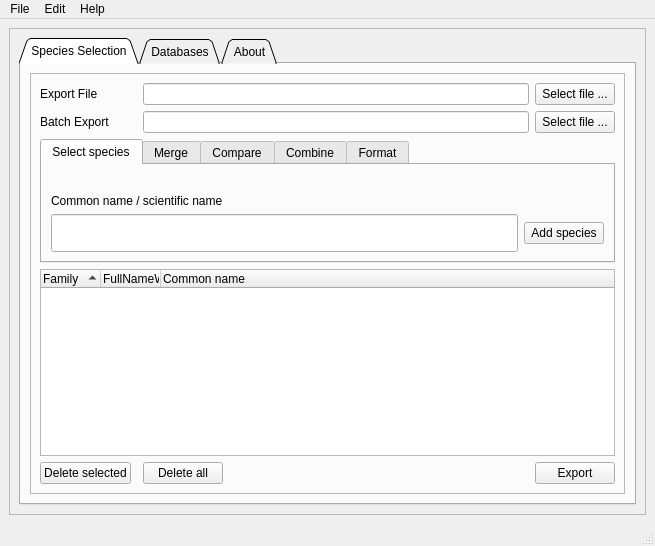
<?xml version="1.0" encoding="UTF-8"?>
<ui version="4.0">
 <class>MainWindow</class>
 <widget class="QMainWindow" name="MainWindow">
  <property name="geometry">
   <rect>
    <x>0</x>
    <y>0</y>
    <width>655</width>
    <height>546</height>
   </rect>
  </property>
  <property name="sizePolicy">
   <sizepolicy hsizetype="Minimum" vsizetype="Minimum">
    <horstretch>0</horstretch>
    <verstretch>0</verstretch>
   </sizepolicy>
  </property>
  <property name="minimumSize">
   <size>
    <width>450</width>
    <height>450</height>
   </size>
  </property>
  <property name="windowTitle">
   <string>checklister: a species checklist generator</string>
  </property>
  <widget class="QWidget" name="centralwidget">
   <layout class="QGridLayout" name="gridLayout">
    <item row="0" column="1">
     <widget class="QScrollArea" name="scrollArea">
      <property name="frameShadow">
       <enum>QFrame::Plain</enum>
      </property>
      <property name="widgetResizable">
       <bool>true</bool>
      </property>
      <widget class="QWidget" name="scrollAreaWidgetContents">
       <property name="geometry">
        <rect>
         <x>0</x>
         <y>0</y>
         <width>629</width>
         <height>524</height>
        </rect>
       </property>
       <layout class="QGridLayout" name="gridLayout_4">
        <item row="1" column="0">
         <widget class="QTabWidget" name="tabWidget">
          <property name="minimumSize">
           <size>
            <width>561</width>
            <height>0</height>
           </size>
          </property>
          <property name="autoFillBackground">
           <bool>false</bool>
          </property>
          <property name="tabPosition">
           <enum>QTabWidget::North</enum>
          </property>
          <property name="tabShape">
           <enum>QTabWidget::Triangular</enum>
          </property>
          <property name="currentIndex">
           <number>0</number>
          </property>
          <property name="usesScrollButtons">
           <bool>true</bool>
          </property>
          <property name="documentMode">
           <bool>false</bool>
          </property>
          <property name="tabsClosable">
           <bool>false</bool>
          </property>
          <property name="tabBarAutoHide">
           <bool>true</bool>
          </property>
          <widget class="QWidget" name="SpeciesSelection">
           <attribute name="title">
            <string>Species Selection</string>
           </attribute>
           <layout class="QGridLayout" name="gridLayout_7">
            <item row="0" column="0">
             <widget class="QFrame" name="frame">
              <property name="frameShape">
               <enum>QFrame::StyledPanel</enum>
              </property>
              <property name="frameShadow">
               <enum>QFrame::Raised</enum>
              </property>
              <layout class="QGridLayout" name="gridLayout_2">
               <item row="7" column="2">
                <widget class="QPushButton" name="butDeleteAll">
                 <property name="sizePolicy">
                  <sizepolicy hsizetype="Minimum" vsizetype="Maximum">
                   <horstretch>0</horstretch>
                   <verstretch>0</verstretch>
                  </sizepolicy>
                 </property>
                 <property name="text">
                  <string>Delete all</string>
                 </property>
                </widget>
               </item>
               <item row="1" column="0">
                <widget class="QLabel" name="labelExportFile">
                 <property name="sizePolicy">
                  <sizepolicy hsizetype="Preferred" vsizetype="Minimum">
                   <horstretch>0</horstretch>
                   <verstretch>0</verstretch>
                  </sizepolicy>
                 </property>
                 <property name="text">
                  <string>Export File</string>
                 </property>
                </widget>
               </item>
               <item row="7" column="0">
                <widget class="QPushButton" name="butDeleteSelection">
                 <property name="sizePolicy">
                  <sizepolicy hsizetype="Fixed" vsizetype="Minimum">
                   <horstretch>1</horstretch>
                   <verstretch>0</verstretch>
                  </sizepolicy>
                 </property>
                 <property name="text">
                  <string>Delete selected</string>
                 </property>
                </widget>
               </item>
               <item row="1" column="7">
                <widget class="QPushButton" name="butSelectOutput">
                 <property name="sizePolicy">
                  <sizepolicy hsizetype="Minimum" vsizetype="Fixed">
                   <horstretch>0</horstretch>
                   <verstretch>0</verstretch>
                  </sizepolicy>
                 </property>
                 <property name="toolTip">
                  <string>&lt;html&gt;&lt;head/&gt;&lt;body&gt;&lt;p&gt;Select export checklist file. Supported file formats: Microsoft Word 2007 (.docx), Open document format (.odt), markdown (.md). Default is docx and markdown.&lt;/p&gt;&lt;/body&gt;&lt;/html&gt;</string>
                 </property>
                 <property name="text">
                  <string>Select file ...</string>
                 </property>
                </widget>
               </item>
               <item row="7" column="7">
                <widget class="QPushButton" name="butGenerateSp">
                 <property name="sizePolicy">
                  <sizepolicy hsizetype="Minimum" vsizetype="Maximum">
                   <horstretch>0</horstretch>
                   <verstretch>0</verstretch>
                  </sizepolicy>
                 </property>
                 <property name="styleSheet">
                  <string notr="true"/>
                 </property>
                 <property name="text">
                  <string>Export</string>
                 </property>
                </widget>
               </item>
               <item row="4" column="0" rowspan="3" colspan="8">
                <widget class="QTreeWidget" name="treeWidget">
                 <property name="sizePolicy">
                  <sizepolicy hsizetype="Expanding" vsizetype="Expanding">
                   <horstretch>0</horstretch>
                   <verstretch>0</verstretch>
                  </sizepolicy>
                 </property>
                 <property name="minimumSize">
                  <size>
                   <width>0</width>
                   <height>150</height>
                  </size>
                 </property>
                 <property name="mouseTracking">
                  <bool>false</bool>
                 </property>
                 <property name="alternatingRowColors">
                  <bool>true</bool>
                 </property>
                 <property name="selectionMode">
                  <enum>QAbstractItemView::MultiSelection</enum>
                 </property>
                 <property name="indentation">
                  <number>10</number>
                 </property>
                 <property name="rootIsDecorated">
                  <bool>true</bool>
                 </property>
                 <property name="sortingEnabled">
                  <bool>true</bool>
                 </property>
                 <property name="animated">
                  <bool>true</bool>
                 </property>
                 <attribute name="headerVisible">
                  <bool>true</bool>
                 </attribute>
                 <attribute name="headerDefaultSectionSize">
                  <number>60</number>
                 </attribute>
                 <attribute name="headerHighlightSections">
                  <bool>true</bool>
                 </attribute>
                 <attribute name="headerMinimumSectionSize">
                  <number>5</number>
                 </attribute>
                 <attribute name="headerShowSortIndicator" stdset="0">
                  <bool>true</bool>
                 </attribute>
                 <column>
                  <property name="text">
                   <string>Family</string>
                  </property>
                 </column>
                 <column>
                  <property name="text">
                   <string>FullNameWithAuthors</string>
                  </property>
                 </column>
                 <column>
                  <property name="text">
                   <string>Common name</string>
                  </property>
                 </column>
                </widget>
               </item>
               <item row="7" column="5">
                <spacer name="horizontalSpacer_2">
                 <property name="orientation">
                  <enum>Qt::Horizontal</enum>
                 </property>
                 <property name="sizeHint" stdset="0">
                  <size>
                   <width>40</width>
                   <height>20</height>
                  </size>
                 </property>
                </spacer>
               </item>
               <item row="7" column="6">
                <spacer name="horizontalSpacer_4">
                 <property name="orientation">
                  <enum>Qt::Horizontal</enum>
                 </property>
                 <property name="sizeHint" stdset="0">
                  <size>
                   <width>40</width>
                   <height>20</height>
                  </size>
                 </property>
                </spacer>
               </item>
               <item row="2" column="0">
                <widget class="QLabel" name="labelBatch">
                 <property name="sizePolicy">
                  <sizepolicy hsizetype="Preferred" vsizetype="Minimum">
                   <horstretch>0</horstretch>
                   <verstretch>0</verstretch>
                  </sizepolicy>
                 </property>
                 <property name="text">
                  <string>Batch Export</string>
                 </property>
                </widget>
               </item>
               <item row="2" column="7">
                <widget class="QPushButton" name="butSlist">
                 <property name="sizePolicy">
                  <sizepolicy hsizetype="Minimum" vsizetype="Fixed">
                   <horstretch>0</horstretch>
                   <verstretch>0</verstretch>
                  </sizepolicy>
                 </property>
                 <property name="text">
                  <string>Select file ...</string>
                 </property>
                </widget>
               </item>
               <item row="1" column="2" colspan="5">
                <widget class="QLineEdit" name="lineOutputFilename">
                 <property name="sizePolicy">
                  <sizepolicy hsizetype="Expanding" vsizetype="Fixed">
                   <horstretch>0</horstretch>
                   <verstretch>0</verstretch>
                  </sizepolicy>
                 </property>
                 <property name="text">
                  <string/>
                 </property>
                </widget>
               </item>
               <item row="2" column="2" colspan="5">
                <widget class="QLineEdit" name="lineSlist">
                 <property name="sizePolicy">
                  <sizepolicy hsizetype="Expanding" vsizetype="Fixed">
                   <horstretch>0</horstretch>
                   <verstretch>0</verstretch>
                  </sizepolicy>
                 </property>
                </widget>
               </item>
               <item row="3" column="0" colspan="8">
                <widget class="QTabWidget" name="tabWidget_2">
                 <property name="sizePolicy">
                  <sizepolicy hsizetype="Expanding" vsizetype="Minimum">
                   <horstretch>0</horstretch>
                   <verstretch>0</verstretch>
                  </sizepolicy>
                 </property>
                 <property name="font">
                  <font>
                   <family>Arial</family>
                   <stylestrategy>PreferDefault</stylestrategy>
                  </font>
                 </property>
                 <property name="currentIndex">
                  <number>0</number>
                 </property>
                 <property name="usesScrollButtons">
                  <bool>true</bool>
                 </property>
                 <widget class="QWidget" name="tabSelect">
                  <attribute name="title">
                   <string>Select species</string>
                  </attribute>
                  <layout class="QGridLayout" name="gridLayout_9">
                   <item row="3" column="0">
                    <widget class="QLineEdit" name="lineSpecies">
                     <property name="sizePolicy">
                      <sizepolicy hsizetype="Minimum" vsizetype="Expanding">
                       <horstretch>0</horstretch>
                       <verstretch>1</verstretch>
                      </sizepolicy>
                     </property>
                     <property name="baseSize">
                      <size>
                       <width>0</width>
                       <height>40</height>
                      </size>
                     </property>
                     <property name="font">
                      <font>
                       <family>Arial</family>
                       <pointsize>18</pointsize>
                       <italic>false</italic>
                      </font>
                     </property>
                     <property name="toolTip">
                      <string>&lt;html&gt;&lt;head/&gt;&lt;body&gt;&lt;p&gt;Input species name. Type part of common names/epithets/family to list similar names. &lt;/p&gt;&lt;p&gt;You can press enter or return to add it to the checklist.&lt;/p&gt;&lt;/body&gt;&lt;/html&gt;</string>
                     </property>
                     <property name="autoFillBackground">
                      <bool>false</bool>
                     </property>
                    </widget>
                   </item>
                   <item row="3" column="1">
                    <widget class="QPushButton" name="butAddToTree">
                     <property name="sizePolicy">
                      <sizepolicy hsizetype="Fixed" vsizetype="Fixed">
                       <horstretch>0</horstretch>
                       <verstretch>0</verstretch>
                      </sizepolicy>
                     </property>
                     <property name="text">
                      <string>Add species</string>
                     </property>
                    </widget>
                   </item>
                   <item row="1" column="0">
                    <spacer name="horizontalSpacer_5">
                     <property name="orientation">
                      <enum>Qt::Horizontal</enum>
                     </property>
                     <property name="sizeHint" stdset="0">
                      <size>
                       <width>40</width>
                       <height>20</height>
                      </size>
                     </property>
                    </spacer>
                   </item>
                   <item row="2" column="0">
                    <widget class="QLabel" name="label_5">
                     <property name="sizePolicy">
                      <sizepolicy hsizetype="Preferred" vsizetype="Minimum">
                       <horstretch>0</horstretch>
                       <verstretch>0</verstretch>
                      </sizepolicy>
                     </property>
                     <property name="text">
                      <string>Common name / scientific name</string>
                     </property>
                    </widget>
                   </item>
                  </layout>
                 </widget>
                 <widget class="QWidget" name="tabMerge">
                  <attribute name="title">
                   <string>Merge</string>
                  </attribute>
                  <layout class="QGridLayout" name="gridLayout_5">
                   <item row="0" column="0">
                    <widget class="QLabel" name="labelMerge">
                     <property name="text">
                      <string>To be merged checklists</string>
                     </property>
                    </widget>
                   </item>
                   <item row="1" column="0">
                    <widget class="QLineEdit" name="lineMergeChecklists"/>
                   </item>
                   <item row="1" column="1">
                    <widget class="QPushButton" name="butMergeChecklists">
                     <property name="text">
                      <string>Select file ...</string>
                     </property>
                    </widget>
                   </item>
                   <item row="2" column="1">
                    <widget class="QPushButton" name="butMerge">
                     <property name="text">
                      <string>Merge</string>
                     </property>
                    </widget>
                   </item>
                  </layout>
                 </widget>
                 <widget class="QWidget" name="tabCompare">
                  <attribute name="title">
                   <string>Compare</string>
                  </attribute>
                  <layout class="QGridLayout" name="gridLayout_6">
                   <item row="1" column="1">
                    <widget class="QPushButton" name="butCheckASelect">
                     <property name="text">
                      <string>Select file ...</string>
                     </property>
                    </widget>
                   </item>
                   <item row="1" column="5">
                    <widget class="QPushButton" name="butCheckBSelect">
                     <property name="text">
                      <string>Select file ...</string>
                     </property>
                    </widget>
                   </item>
                   <item row="3" column="1">
                    <widget class="QPushButton" name="butCompare">
                     <property name="text">
                      <string>Compare</string>
                     </property>
                    </widget>
                   </item>
                   <item row="3" column="0">
                    <widget class="QComboBox" name="comboABDifference">
                     <property name="sizePolicy">
                      <sizepolicy hsizetype="Expanding" vsizetype="MinimumExpanding">
                       <horstretch>0</horstretch>
                       <verstretch>0</verstretch>
                      </sizepolicy>
                     </property>
                     <item>
                      <property name="text">
                       <string>A differ B (A - B)</string>
                      </property>
                     </item>
                     <item>
                      <property name="text">
                       <string>B differ A (B - A)</string>
                      </property>
                     </item>
                     <item>
                      <property name="text">
                       <string>A intersects B (A ∩ B )</string>
                      </property>
                     </item>
                     <item>
                      <property name="text">
                       <string>A union B (A ∪ B)</string>
                      </property>
                     </item>
                    </widget>
                   </item>
                   <item row="1" column="3">
                    <spacer name="horizontalSpacer_3">
                     <property name="orientation">
                      <enum>Qt::Horizontal</enum>
                     </property>
                     <property name="sizeHint" stdset="0">
                      <size>
                       <width>40</width>
                       <height>20</height>
                      </size>
                     </property>
                    </spacer>
                   </item>
                   <item row="1" column="2">
                    <spacer name="horizontalSpacer">
                     <property name="orientation">
                      <enum>Qt::Horizontal</enum>
                     </property>
                     <property name="sizeHint" stdset="0">
                      <size>
                       <width>40</width>
                       <height>20</height>
                      </size>
                     </property>
                    </spacer>
                   </item>
                   <item row="1" column="4">
                    <widget class="QLineEdit" name="lineChecklistB"/>
                   </item>
                   <item row="0" column="4">
                    <widget class="QLabel" name="labelChecklistB">
                     <property name="text">
                      <string>Checklist B</string>
                     </property>
                    </widget>
                   </item>
                   <item row="1" column="0">
                    <widget class="QLineEdit" name="lineChecklistA">
                     <property name="sizePolicy">
                      <sizepolicy hsizetype="Minimum" vsizetype="Preferred">
                       <horstretch>0</horstretch>
                       <verstretch>0</verstretch>
                      </sizepolicy>
                     </property>
                    </widget>
                   </item>
                   <item row="0" column="0">
                    <widget class="QLabel" name="labelChecklistA">
                     <property name="text">
                      <string>Checklist A</string>
                     </property>
                    </widget>
                   </item>
                  </layout>
                 </widget>
                 <widget class="QWidget" name="tabCombine">
                  <attribute name="title">
                   <string>Combine</string>
                  </attribute>
                  <layout class="QGridLayout" name="gridLayout_12">
                   <item row="0" column="0">
                    <widget class="QLabel" name="labelCombine">
                     <property name="text">
                      <string>To be combined checklists</string>
                     </property>
                    </widget>
                   </item>
                   <item row="1" column="0">
                    <widget class="QLineEdit" name="lineCombineChecklists"/>
                   </item>
                   <item row="1" column="1">
                    <widget class="QPushButton" name="butCombineChecklists">
                     <property name="text">
                      <string>Select file ...</string>
                     </property>
                    </widget>
                   </item>
                  </layout>
                 </widget>
                 <widget class="QWidget" name="tab_3">
                  <attribute name="title">
                   <string>Format</string>
                  </attribute>
                  <layout class="QGridLayout" name="gridLayout_3">
                   <item row="3" column="1">
                    <widget class="QLineEdit" name="lineExcelColnum">
                     <property name="sizePolicy">
                      <sizepolicy hsizetype="Fixed" vsizetype="Fixed">
                       <horstretch>0</horstretch>
                       <verstretch>0</verstretch>
                      </sizepolicy>
                     </property>
                     <property name="text">
                      <string>1</string>
                     </property>
                    </widget>
                   </item>
                   <item row="3" column="2">
                    <widget class="QCheckBox" name="checkBox">
                     <property name="text">
                      <string>with header</string>
                     </property>
                     <property name="checked">
                      <bool>true</bool>
                     </property>
                    </widget>
                   </item>
                   <item row="0" column="0" colspan="2">
                    <widget class="QLabel" name="labelFormatNames">
                     <property name="text">
                      <string>Choose file to format names:</string>
                     </property>
                    </widget>
                   </item>
                   <item row="3" column="0">
                    <widget class="QLabel" name="labelColNumber">
                     <property name="sizePolicy">
                      <sizepolicy hsizetype="Fixed" vsizetype="Preferred">
                       <horstretch>0</horstretch>
                       <verstretch>0</verstretch>
                      </sizepolicy>
                     </property>
                     <property name="text">
                      <string>Column number</string>
                     </property>
                    </widget>
                   </item>
                   <item row="3" column="3">
                    <widget class="QPushButton" name="butFormatName">
                     <property name="sizePolicy">
                      <sizepolicy hsizetype="Minimum" vsizetype="Fixed">
                       <horstretch>0</horstretch>
                       <verstretch>0</verstretch>
                      </sizepolicy>
                     </property>
                     <property name="text">
                      <string>Format</string>
                     </property>
                    </widget>
                   </item>
                   <item row="2" column="0" colspan="2">
                    <widget class="QLineEdit" name="lineExcelFilePath">
                     <property name="text">
                      <string/>
                     </property>
                    </widget>
                   </item>
                   <item row="2" column="2">
                    <widget class="QPushButton" name="butSelectExcel">
                     <property name="toolTip">
                      <string>&lt;html&gt;&lt;head/&gt;&lt;body&gt;&lt;p&gt;Select export checklist file. Supported file formats: Microsoft Word 2007 (.docx), Open document format (.odt), markdown (.md). Default is docx and markdown.&lt;/p&gt;&lt;/body&gt;&lt;/html&gt;</string>
                     </property>
                     <property name="text">
                      <string>Select file ...</string>
                     </property>
                    </widget>
                   </item>
                  </layout>
                 </widget>
                </widget>
               </item>
              </layout>
             </widget>
            </item>
           </layout>
          </widget>
          <widget class="QWidget" name="tab">
           <attribute name="title">
            <string>Databases</string>
           </attribute>
           <layout class="QGridLayout" name="gridLayout_8">
            <item row="2" column="2">
             <widget class="QPushButton" name="butViewTable">
              <property name="sizePolicy">
               <sizepolicy hsizetype="Expanding" vsizetype="Maximum">
                <horstretch>0</horstretch>
                <verstretch>0</verstretch>
               </sizepolicy>
              </property>
              <property name="toolTip">
               <string>&lt;html&gt;&lt;head/&gt;&lt;body&gt;&lt;p&gt;Update the checklist database&lt;/p&gt;&lt;/body&gt;&lt;/html&gt;</string>
              </property>
              <property name="text">
               <string>View</string>
              </property>
             </widget>
            </item>
            <item row="2" column="1">
             <widget class="QComboBox" name="comboDBTables"/>
            </item>
            <item row="0" column="1">
             <widget class="QComboBox" name="comboDBselect">
              <property name="sizePolicy">
               <sizepolicy hsizetype="Minimum" vsizetype="Minimum">
                <horstretch>0</horstretch>
                <verstretch>0</verstretch>
               </sizepolicy>
              </property>
              <item>
               <property name="text">
                <string>Vascular plants of Taiwan (APG IV)</string>
               </property>
              </item>
              <item>
               <property name="text">
                <string>Vascular plants of Taiwan (Flora of Taiwan 2nd Edi.)</string>
               </property>
              </item>
              <item>
               <property name="text">
                <string>Bird list of Taiwan (2014)</string>
               </property>
              </item>
              <item>
               <property name="text">
                <string>Plants of Japan (Ylist)</string>
               </property>
              </item>
             </widget>
            </item>
            <item row="0" column="0">
             <widget class="QLabel" name="labelDatabase">
              <property name="text">
               <string>Checklist Database</string>
              </property>
             </widget>
            </item>
            <item row="0" column="2">
             <widget class="QPushButton" name="butUpdateDB">
              <property name="sizePolicy">
               <sizepolicy hsizetype="Expanding" vsizetype="Maximum">
                <horstretch>0</horstretch>
                <verstretch>0</verstretch>
               </sizepolicy>
              </property>
              <property name="toolTip">
               <string>&lt;html&gt;&lt;head/&gt;&lt;body&gt;&lt;p&gt;Update the checklist database&lt;/p&gt;&lt;/body&gt;&lt;/html&gt;</string>
              </property>
              <property name="text">
               <string>Update DB</string>
              </property>
             </widget>
            </item>
            <item row="2" column="0">
             <widget class="QLabel" name="labelRawTable">
              <property name="text">
               <string>Raw Table</string>
              </property>
             </widget>
            </item>
            <item row="3" column="0" colspan="3">
             <widget class="QTreeWidget" name="treeWidgetDB">
              <property name="sizePolicy">
               <sizepolicy hsizetype="Expanding" vsizetype="Minimum">
                <horstretch>0</horstretch>
                <verstretch>0</verstretch>
               </sizepolicy>
              </property>
              <property name="minimumSize">
               <size>
                <width>0</width>
                <height>150</height>
               </size>
              </property>
              <property name="mouseTracking">
               <bool>false</bool>
              </property>
              <property name="alternatingRowColors">
               <bool>true</bool>
              </property>
              <property name="selectionMode">
               <enum>QAbstractItemView::MultiSelection</enum>
              </property>
              <property name="indentation">
               <number>10</number>
              </property>
              <property name="rootIsDecorated">
               <bool>true</bool>
              </property>
              <property name="sortingEnabled">
               <bool>true</bool>
              </property>
              <property name="animated">
               <bool>true</bool>
              </property>
              <attribute name="headerVisible">
               <bool>false</bool>
              </attribute>
              <attribute name="headerDefaultSectionSize">
               <number>60</number>
              </attribute>
              <attribute name="headerHighlightSections">
               <bool>true</bool>
              </attribute>
              <attribute name="headerMinimumSectionSize">
               <number>5</number>
              </attribute>
              <attribute name="headerShowSortIndicator" stdset="0">
               <bool>true</bool>
              </attribute>
             </widget>
            </item>
            <item row="1" column="0" colspan="3">
             <widget class="Line" name="line">
              <property name="sizePolicy">
               <sizepolicy hsizetype="Expanding" vsizetype="Fixed">
                <horstretch>0</horstretch>
                <verstretch>0</verstretch>
               </sizepolicy>
              </property>
              <property name="orientation">
               <enum>Qt::Horizontal</enum>
              </property>
             </widget>
            </item>
           </layout>
           <zorder>frame_2</zorder>
           <zorder>frame_2</zorder>
           <zorder>butUpdateDB</zorder>
           <zorder>comboDBselect</zorder>
           <zorder>treeWidgetDB</zorder>
           <zorder>comboDBTables</zorder>
           <zorder>labelRawTable</zorder>
           <zorder>labelDatabase</zorder>
           <zorder>butViewTable</zorder>
           <zorder>line</zorder>
          </widget>
          <widget class="QWidget" name="About">
           <attribute name="title">
            <string>About</string>
           </attribute>
           <layout class="QGridLayout" name="gridLayout_10">
            <item row="0" column="0">
             <widget class="QScrollArea" name="scrollArea_2">
              <property name="widgetResizable">
               <bool>true</bool>
              </property>
              <widget class="QWidget" name="scrollAreaWidgetContents_2">
               <property name="geometry">
                <rect>
                 <x>0</x>
                 <y>0</y>
                 <width>557</width>
                 <height>437</height>
                </rect>
               </property>
               <layout class="QGridLayout" name="gridLayout_11">
                <item row="0" column="0">
                 <widget class="QTextBrowser" name="textBrowser">
                  <property name="html">
                   <string>&lt;!DOCTYPE HTML PUBLIC &quot;-//W3C//DTD HTML 4.0//EN&quot; &quot;http://www.w3.org/TR/REC-html40/strict.dtd&quot;&gt;
&lt;html&gt;&lt;head&gt;&lt;meta name=&quot;qrichtext&quot; content=&quot;1&quot; /&gt;&lt;style type=&quot;text/css&quot;&gt;
p, li { white-space: pre-wrap; }
&lt;/style&gt;&lt;/head&gt;&lt;body style=&quot; font-family:'.SF NS Text'; font-size:13pt; font-weight:400; font-style:normal;&quot;&gt;
&lt;p style=&quot; margin-top:0px; margin-bottom:0px; margin-left:0px; margin-right:0px; -qt-block-indent:0; text-indent:0px;&quot;&gt;&lt;span style=&quot; font-size:18pt; font-weight:600;&quot;&gt;checklister: &lt;/span&gt;a species checklist generator&lt;/p&gt;
&lt;p style=&quot;-qt-paragraph-type:empty; margin-top:0px; margin-bottom:0px; margin-left:0px; margin-right:0px; -qt-block-indent:0; text-indent:0px;&quot;&gt;&lt;br /&gt;&lt;/p&gt;
&lt;p style=&quot; margin-top:0px; margin-bottom:0px; margin-left:0px; margin-right:0px; -qt-block-indent:0; text-indent:0px;&quot;&gt;Official Website: http://github.com/TaiBON/checklister&lt;/p&gt;
&lt;p style=&quot; margin-top:0px; margin-bottom:0px; margin-left:0px; margin-right:0px; -qt-block-indent:0; text-indent:0px;&quot;&gt;Author:  Cheng-Tao Lin mutolisp@mail.ncyu.edu.tw; mutolisp@gmail.com&lt;/p&gt;
&lt;p style=&quot; margin-top:0px; margin-bottom:0px; margin-left:0px; margin-right:0px; -qt-block-indent:0; text-indent:0px;&quot;&gt;Department of Biological Resources, National Chiayi University&lt;/p&gt;
&lt;p style=&quot;-qt-paragraph-type:empty; margin-top:0px; margin-bottom:0px; margin-left:0px; margin-right:0px; -qt-block-indent:0; text-indent:0px;&quot;&gt;&lt;br /&gt;&lt;/p&gt;
&lt;p style=&quot; margin-top:0px; margin-bottom:0px; margin-left:0px; margin-right:0px; -qt-block-indent:0; text-indent:0px;&quot;&gt;Contribution is welcome! &lt;/p&gt;
&lt;p style=&quot;-qt-paragraph-type:empty; margin-top:0px; margin-bottom:0px; margin-left:0px; margin-right:0px; -qt-block-indent:0; text-indent:0px;&quot;&gt;&lt;br /&gt;&lt;/p&gt;
&lt;p style=&quot; margin-top:0px; margin-bottom:0px; margin-left:0px; margin-right:0px; -qt-block-indent:0; text-indent:0px;&quot;&gt;&lt;span style=&quot; font-weight:600;&quot;&gt;License&lt;/span&gt;: GPL v 3&lt;/p&gt;
&lt;p style=&quot;-qt-paragraph-type:empty; margin-top:0px; margin-bottom:0px; margin-left:0px; margin-right:0px; -qt-block-indent:0; text-indent:0px;&quot;&gt;&lt;br /&gt;&lt;/p&gt;
&lt;p style=&quot; margin-top:0px; margin-bottom:0px; margin-left:0px; margin-right:0px; -qt-block-indent:0; text-indent:0px;&quot;&gt;https://github.com/TaiBON/checklister/blob/master/LICENSE&lt;/p&gt;&lt;/body&gt;&lt;/html&gt;</string>
                  </property>
                 </widget>
                </item>
               </layout>
              </widget>
             </widget>
            </item>
           </layout>
          </widget>
         </widget>
        </item>
       </layout>
      </widget>
     </widget>
    </item>
   </layout>
  </widget>
  <widget class="QMenuBar" name="menubar">
   <property name="geometry">
    <rect>
     <x>0</x>
     <y>0</y>
     <width>655</width>
     <height>22</height>
    </rect>
   </property>
   <widget class="QMenu" name="menuFile">
    <property name="title">
     <string>File</string>
    </property>
    <addaction name="actionExport"/>
    <addaction name="actionBatch"/>
   </widget>
   <widget class="QMenu" name="menuEdit">
    <property name="title">
     <string>Edit</string>
    </property>
    <addaction name="actionDeleteSel"/>
    <addaction name="actionDeleteAll"/>
    <addaction name="actionClearSp"/>
   </widget>
   <widget class="QMenu" name="menuHelp">
    <property name="title">
     <string>Help</string>
    </property>
   </widget>
   <addaction name="menuFile"/>
   <addaction name="menuEdit"/>
   <addaction name="menuHelp"/>
  </widget>
  <widget class="QStatusBar" name="statusbar"/>
  <action name="actionExport">
   <property name="text">
    <string>Export File</string>
   </property>
   <property name="toolTip">
    <string>Export File</string>
   </property>
   <property name="shortcut">
    <string>Ctrl+O</string>
   </property>
  </action>
  <action name="actionBatch">
   <property name="text">
    <string>Batch export</string>
   </property>
   <property name="shortcut">
    <string>Ctrl+B</string>
   </property>
  </action>
  <action name="actionDeleteSel">
   <property name="text">
    <string>Delete selected</string>
   </property>
  </action>
  <action name="actionDeleteAll">
   <property name="text">
    <string>Delete all</string>
   </property>
  </action>
  <action name="actionClearSp">
   <property name="text">
    <string>Clear species</string>
   </property>
   <property name="shortcut">
    <string>Esc</string>
   </property>
  </action>
 </widget>
 <resources/>
 <connections/>
</ui>
